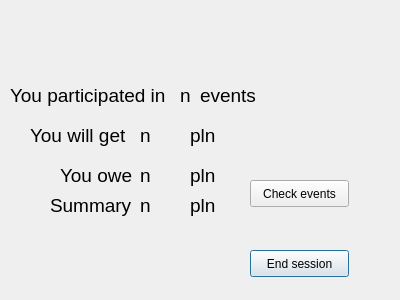
<?xml version="1.0" encoding="UTF-8"?>
<ui version="4.0">
 <class>Summary</class>
 <widget class="QDialog" name="Summary">
  <property name="geometry">
   <rect>
    <x>0</x>
    <y>0</y>
    <width>400</width>
    <height>300</height>
   </rect>
  </property>
  <property name="windowTitle">
   <string>Dialog</string>
  </property>
  <widget class="QLabel" name="label">
   <property name="geometry">
    <rect>
     <x>20</x>
     <y>10</y>
     <width>151</width>
     <height>61</height>
    </rect>
   </property>
   <property name="font">
    <font>
     <pointsize>18</pointsize>
    </font>
   </property>
   <property name="text">
    <string/>
   </property>
  </widget>
  <widget class="QLabel" name="label_2">
   <property name="geometry">
    <rect>
     <x>10</x>
     <y>80</y>
     <width>181</width>
     <height>31</height>
    </rect>
   </property>
   <property name="font">
    <font>
     <pointsize>14</pointsize>
    </font>
   </property>
   <property name="text">
    <string>You participated in </string>
   </property>
  </widget>
  <widget class="QLabel" name="label_3">
   <property name="geometry">
    <rect>
     <x>180</x>
     <y>80</y>
     <width>31</width>
     <height>31</height>
    </rect>
   </property>
   <property name="font">
    <font>
     <pointsize>14</pointsize>
    </font>
   </property>
   <property name="text">
    <string>n</string>
   </property>
  </widget>
  <widget class="QLabel" name="label_4">
   <property name="geometry">
    <rect>
     <x>200</x>
     <y>80</y>
     <width>101</width>
     <height>31</height>
    </rect>
   </property>
   <property name="font">
    <font>
     <pointsize>14</pointsize>
    </font>
   </property>
   <property name="text">
    <string>events</string>
   </property>
  </widget>
  <widget class="QLabel" name="label_5">
   <property name="geometry">
    <rect>
     <x>30</x>
     <y>120</y>
     <width>121</width>
     <height>31</height>
    </rect>
   </property>
   <property name="font">
    <font>
     <pointsize>14</pointsize>
    </font>
   </property>
   <property name="text">
    <string>You will get</string>
   </property>
  </widget>
  <widget class="QLabel" name="label_6">
   <property name="geometry">
    <rect>
     <x>140</x>
     <y>120</y>
     <width>51</width>
     <height>31</height>
    </rect>
   </property>
   <property name="font">
    <font>
     <pointsize>14</pointsize>
    </font>
   </property>
   <property name="text">
    <string>n</string>
   </property>
  </widget>
  <widget class="QLabel" name="label_7">
   <property name="geometry">
    <rect>
     <x>140</x>
     <y>160</y>
     <width>51</width>
     <height>31</height>
    </rect>
   </property>
   <property name="font">
    <font>
     <pointsize>14</pointsize>
    </font>
   </property>
   <property name="text">
    <string>n</string>
   </property>
  </widget>
  <widget class="QLabel" name="label_8">
   <property name="geometry">
    <rect>
     <x>140</x>
     <y>190</y>
     <width>51</width>
     <height>31</height>
    </rect>
   </property>
   <property name="font">
    <font>
     <pointsize>14</pointsize>
    </font>
   </property>
   <property name="text">
    <string>n</string>
   </property>
  </widget>
  <widget class="QLabel" name="label_9">
   <property name="geometry">
    <rect>
     <x>190</x>
     <y>120</y>
     <width>31</width>
     <height>31</height>
    </rect>
   </property>
   <property name="font">
    <font>
     <pointsize>14</pointsize>
    </font>
   </property>
   <property name="text">
    <string>pln</string>
   </property>
  </widget>
  <widget class="QLabel" name="label_10">
   <property name="geometry">
    <rect>
     <x>190</x>
     <y>160</y>
     <width>31</width>
     <height>31</height>
    </rect>
   </property>
   <property name="font">
    <font>
     <pointsize>14</pointsize>
    </font>
   </property>
   <property name="text">
    <string>pln</string>
   </property>
  </widget>
  <widget class="QLabel" name="label_11">
   <property name="geometry">
    <rect>
     <x>190</x>
     <y>190</y>
     <width>31</width>
     <height>31</height>
    </rect>
   </property>
   <property name="font">
    <font>
     <pointsize>14</pointsize>
    </font>
   </property>
   <property name="text">
    <string>pln</string>
   </property>
  </widget>
  <widget class="QLabel" name="label_12">
   <property name="geometry">
    <rect>
     <x>60</x>
     <y>160</y>
     <width>91</width>
     <height>31</height>
    </rect>
   </property>
   <property name="font">
    <font>
     <pointsize>14</pointsize>
    </font>
   </property>
   <property name="text">
    <string>You owe</string>
   </property>
  </widget>
  <widget class="QLabel" name="label_13">
   <property name="geometry">
    <rect>
     <x>50</x>
     <y>190</y>
     <width>81</width>
     <height>31</height>
    </rect>
   </property>
   <property name="font">
    <font>
     <pointsize>14</pointsize>
    </font>
   </property>
   <property name="text">
    <string>Summary</string>
   </property>
  </widget>
  <widget class="QPushButton" name="pushButton">
   <property name="geometry">
    <rect>
     <x>250</x>
     <y>250</y>
     <width>99</width>
     <height>27</height>
    </rect>
   </property>
   <property name="text">
    <string>End session</string>
   </property>
  </widget>
  <widget class="QPushButton" name="pushButton_2">
   <property name="geometry">
    <rect>
     <x>250</x>
     <y>180</y>
     <width>99</width>
     <height>27</height>
    </rect>
   </property>
   <property name="text">
    <string>Check events</string>
   </property>
  </widget>
 </widget>
 <resources/>
 <connections/>
</ui>
